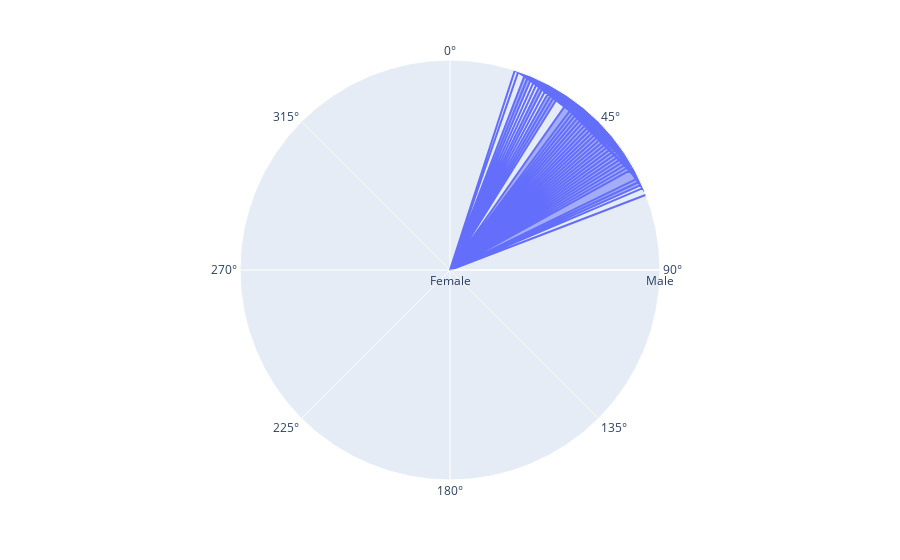

Notebook cell for this chart:
### Code cell
import plotly.express as px
fig = px.line_polar(df, r='Gender', theta='Age', line_close=True)
#fig.update_traces(fill='toself')
fig.update_traces(fill='tonext')
fig.show()

### Figure 1 — Plotly figure (JSON) as saved in the notebook; plotly's stock layout.template omitted (floating-point values rounded to 4 significant figures; data arrays with more than 128 entries replaced by an {"elided": "..."} marker saying what was removed)
{"data": [{"fill": "tonext", "hovertemplate": "Gender=%{r}<br>Age=%{theta}<extra></extra>", "legendgroup": "", "line": {"color": "#636efa", "dash": "solid"}, "marker": {"symbol": "circle"}, "mode": "lines", "name": "", "r": {"elided": "453 str values"}, "showlegend": false, "subplot": "polar", "theta": {"elided": "453 int values"}, "type": "scatterpolar"}], "layout": {"legend": {"tracegroupgap": 0}, "margin": {"t": 60}, "polar": {"angularaxis": {"direction": "clockwise", "rotation": 90}, "domain": {"x": [0, 1], "y": [0, 1]}}}}
